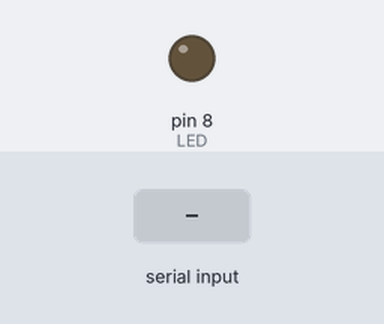
The sketch below on a simulated Arduino Uno, built with avr-gcc and run on an emulated ATmega328P. Parts: output pins drawn as LEDs (lit = HIGH). The test bench sets the inputs (shaded band).

Above: at 1.2 s.
1.3 s: "H" received over Serial
At 1.6 s:
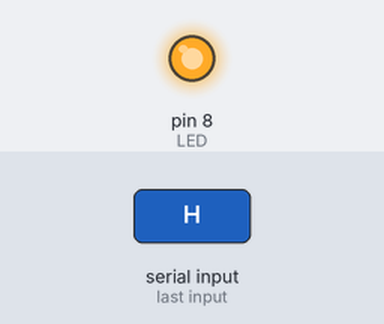
2.8 s: "L" received over Serial
At 3.9 s:
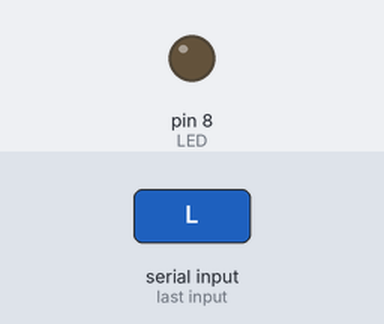
Timing chart, 0 to 5.8 s (numbered marks = the images above; inputs shaded):
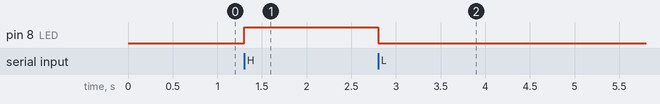

Measured:
- after the input at 1.3 s, pin 8 (LED): LOW → HIGH at once
- after the input at 2.8 s, pin 8 (LED): HIGH → LOW at once

The sketch:

lector_temperatura_3v.ino
```cpp
/* proy_temperatura
  Lee la temperatura del Thermistor y la luminosidad recibida con dos fotoresistores graduados a distinta intensidad de señal.
  en formato --- temperatura;milisecs ---
  Lee la entrada de datos desde el puerto serie con los siguientes disparadores:
    Si recibe una "D" envia los datos obtenidos de los sensores
    Si recibe una "R" Relee los valores de los sensores y envia los datos obtenidos
    Si recibe una "B" enciende/apaga el led en un intervalo de INTERVALO_BLINK milisegundos
    Si recibe una "H" enciende un led. Al recibir "L" lo apaga

  Lectura del thermistor interpretada a partir del codigo del ejemplo: http://www.ladyada.net/make/logshield/lighttemp.html
*/


#define aref_voltage 3.3          // we tie 3.3V to ARef and measure it with a multimeter!
#define ThermistorPIN         A0  // Analog Pin 1
#define LeftPhotoresistorPIN  A2  // Analog Pin 2
#define RightPhotoresistorPIN A3  // Analog Pin 3
#define LED                    8  // Led para comprobar funcionamiento del sistema

const unsigned long int MAX_MARGEN_LECTURAS = 300000;  // Margen de tiempo maximo dentro del que se calculara media aritmetica de las lecturas ( 5 minutos )
const unsigned long int INTERVALO_BLINK = 100;  // tiempo de duracion del parpadeo
const unsigned long int INTERVALO_LECTURA_SENSORES = 60000;  // tiempo de duracion entre lecturas de sensores ( 1 minuto )


/*
Variables de ambito global
*/
// Si blink=1 el led esta encendido esperando apagarse
int blink = 0;
// Tiempo en milisegundos en que se empezo el parpadeo
unsigned long int inicio_blink = 0;

// Calculo de temperatura leida del termistor
int tempReading;  // lectura analogica obtenida del TMP36
int fotoresistorIzq;
int fotoresistorDer;

float voltage;
float temperaturaC;
double temperaturaT;

unsigned long int ultima_lectura_datos = 0;

// FIN Declaraciones globales


double Thermistor(int RawADC) {
 // Inputs ADC Value from Thermistor and outputs Temperature in Celsius
 //  requires: include <math.h>
 // Utilizes the Steinhart-Hart Thermistor Equation:
 //    Temperature in Kelvin = 1 / {A + B[ln(R)] + C[ln(R)]^3}
 //    where A = 0.001129148, B = 0.000234125 and C = 8.76741E-08
 long Resistance;  double Temp;  // Dual-Purpose variable to save space.
 Resistance=((10240000/RawADC) - 10000);  // Assuming a 10k Thermistor.  Calculation is actually: Resistance = (1024 * BalanceResistor/ADC) - BalanceResistor
 Temp = log(Resistance); // Saving the Log(resistance) so not to calculate it 4 times later. // "Temp" means "Temporary" on this line.
 Temp = 1 / (0.001129148 + (0.000234125 * Temp) + (0.0000000876741 * Temp * Temp * Temp));   // Now it means both "Temporary" and "Temperature"
 Temp = Temp - 273.15;  // Convert Kelvin to Celsius                                         // Now it only means "Temperature"

 // BEGIN- Remove these lines for the function not to display anything
  //Serial.print("ADC: "); Serial.print(RawADC); Serial.print("/1024");  // Print out RAW ADC Number
  //Serial.print(", Volts: "); printDouble(((RawADC*4.860)/1024.0),3);   // 4.860 volts is what my USB Port outputs.
  //Serial.print(", Resistance: "); Serial.print(Resistance); Serial.print("ohms");
 // END- Remove these lines for the function not to display anything

 return Temp;  // Return the Temperature
}

void init_sensores()
{

  int lecturaTermistor;

  lecturaTermistor = analogRead(ThermistorPIN);
  temperaturaT = Thermistor(lecturaTermistor);           // read ADC and convert it to Celsius
  fotoresistorIzq = analogRead( LeftPhotoresistorPIN );
  fotoresistorDer = analogRead( RightPhotoresistorPIN );

  ultima_lectura_datos = millis();

}

void lee_sensores()
{

  int lecturaTermistor;
  double temperaturaT_actual;
  int fotoresistorIzq_actual;
  int fotoresistorDer_actual;

  lecturaTermistor = analogRead(ThermistorPIN);
  temperaturaT_actual = Thermistor(lecturaTermistor);           // read ADC and convert it to Celsius
  fotoresistorIzq_actual = analogRead( LeftPhotoresistorPIN );
  fotoresistorDer_actual = analogRead( RightPhotoresistorPIN );

  // Si la lectura anterior y actual se han hecho en un corto margen, calculo la media aritmetica
  if (  millis() - ultima_lectura_datos < MAX_MARGEN_LECTURAS ){
    temperaturaT = ( temperaturaT + temperaturaT_actual ) / 2;
    fotoresistorIzq = ( fotoresistorIzq + fotoresistorIzq_actual ) / 2;
    fotoresistorDer = ( fotoresistorDer + fotoresistorDer_actual ) / 2;
  }
  else{
    temperaturaT = temperaturaT_actual;
    fotoresistorIzq = fotoresistorIzq_actual;
    fotoresistorDer = fotoresistorDer_actual;
  }

  ultima_lectura_datos = millis();

}

/*
  POST: Envia al puerto serie la informacion recogida de los sensores separada por ";" con el siguiente formato:
    temp. ºC thermisor; intensidad fotoresistor1; intensidad fotoresistor2; tiempo desde arranque en milisegundos;
*/
void envia_datos(){

  Serial.print(temperaturaT);     // ºC Thermistor
  Serial.print(";" );

  Serial.print( fotoresistorIzq );
  Serial.print(";");

  Serial.print( fotoresistorDer );
  Serial.print(";");

  Serial.println( ultima_lectura_datos );

}

void setup(){
  pinMode(LED,OUTPUT);
  Serial.begin(9600);

  // referencia de voltajes a partir de pin aref
  analogReference(EXTERNAL);

  init_sensores();
}

void loop(){

  // Interpreta los datos recibidos desde puerto serie
  if ( Serial.available() ){
    char c = Serial.read();

    // Nos piden datos de temperatura
    if( c == 'D' ){
      envia_datos();
    }
    // Releer sensores y enviar resultado
    else if( c == 'R' ){
      lee_sensores();
      envia_datos();
    }
    // Encender el LED
    else if( c == 'H' ){
      digitalWrite(LED,HIGH);
    }
    // Apagar el LED
    else if( c == 'L' ){
      digitalWrite(LED,LOW);
    }
    // Parpadeo de LED
    else if( c == 'B' ){
      blink = 1;
      inicio_blink = millis();
      digitalWrite(LED,HIGH);
    }

  }

  // Comrpueba si hay que apagar el LED al final del parpadeo
  if( blink && ( millis() - inicio_blink ) > INTERVALO_BLINK ){
      blink = 0;
      digitalWrite(LED,LOW);
  }

  if ( ( millis() - ultima_lectura_datos ) > INTERVALO_LECTURA_SENSORES ){
    lee_sensores();
  }

  // Descansa el tiempo de un parpadeo del led como minimo
  delay(INTERVALO_BLINK);


}
```
